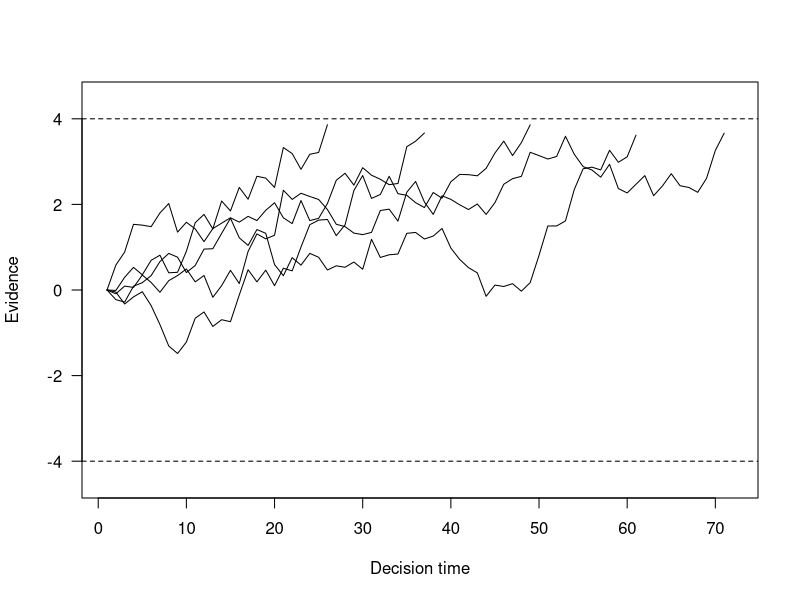
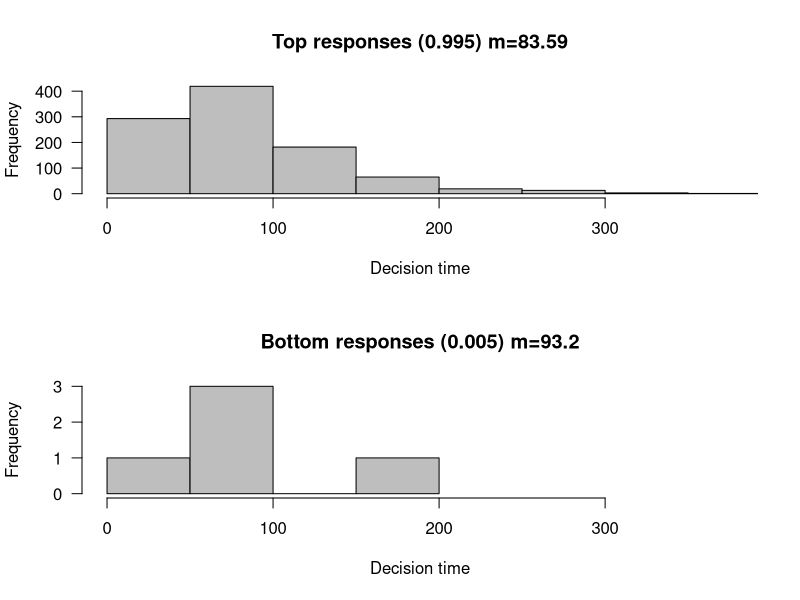

Write the R code that produced these figures, in order. (Note: this script raises an error after producing the figures.)
#random walk model -- Summer school on modeling
rm(list=ls())
nreps <- 1000
nsamples <- 2000

drift <- 0.05  #informative stimulus 
sdrw <- 0.3
criterion <- 4 

latencies <- rep(0,nreps) 
responses <- rep(0,nreps)
evidence <- matrix(0, nreps, nsamples+1) 
for (i in c(1:nreps)) { 
  evidence[i,] <- cumsum(c(0,rnorm(nsamples,drift,sdrw)))  
  p <-  which(abs(evidence[i,])>criterion)[1]
  responses[i] <- sign(evidence[i,p])
  latencies[i]  <- p
}

#plot up to 5 random walk paths
#x11()
tbpn <- min(nreps,5)
plot(1:max(latencies[1:tbpn])+10,type="n",las=1,
     ylim=c(-criterion-.5,criterion+.5),
     ylab="Evidence",xlab="Decision time")
for (i in c(1:tbpn)) {
  lines(evidence[i,1:(latencies[i]-1)])   
}
abline(h=c(criterion,-criterion),lty="dashed")  

#x11()
#plot histograms of latencies
par(mfrow=c(2,1))
toprt <- latencies[responses>0]
topprop <- length(toprt)/nreps
hist(toprt,col="gray",
     xlab="Decision time", xlim=c(0,max(latencies)),
     main=paste("Top responses (",as.numeric(topprop),
          ") m=",as.character(signif(mean(toprt),4)),
          sep=""),las=1)
botrt <- latencies[responses<0]
botprop <- length(botrt)/nreps
hist(botrt,col="gray",
     xlab="Decision time",xlim=c(0,max(latencies)),
     main=paste("Bottom responses (",as.numeric(botprop),
          ") m=",as.character(signif(mean(botrt),4)),
          sep=""),las=1)

savePlot(filename = paste("rwRT",as.character(drift),".pdf",sep=""),
         type = "pdf", device = dev.cur(), restoreConsole = TRUE)

